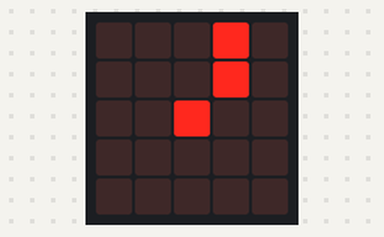
Simulated run of this program. Board: BBC micro:bit running MicroPython. Parts: the board's 5×5 LED display.

Above: at 0.1 s.
At 5.1 s:
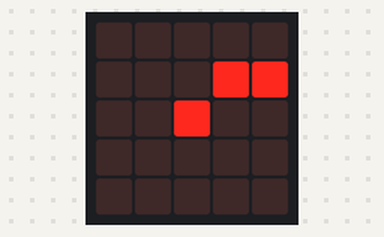
At 10.1 s:
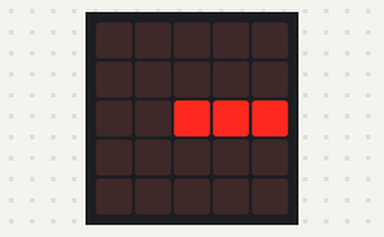
At 15.1 s:
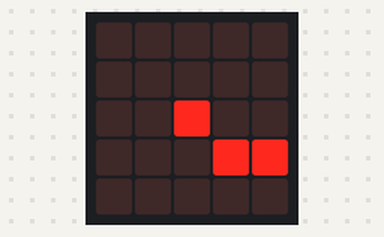
At 25.1 s:
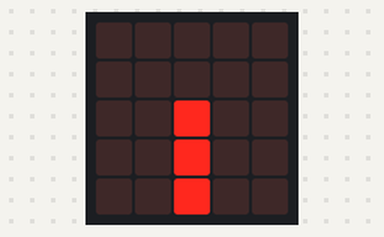
At 35.1 s:
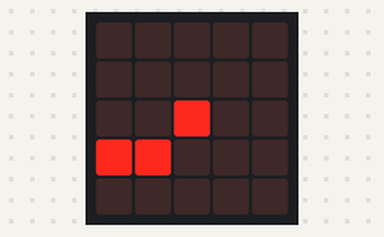

The program:

lol.py
```python
import microbit

counter = 0
while True:
    counter += 1
    if counter <= 50 :
        microbit.display.show(microbit.Image.CLOCK1)
    elif counter <= 100 :
        microbit.display.show(microbit.Image.CLOCK2)
    elif counter <= 150 :
        microbit.display.show(microbit.Image.CLOCK3)
    elif counter <= 200 :
        microbit.display.show(microbit.Image.CLOCK4)
    elif counter <= 250 :
        microbit.display.show(microbit.Image.CLOCK5)
    elif counter <= 300 :
        microbit.display.show(microbit.Image.CLOCK6)
    elif counter <= 350 :
        microbit.display.show(microbit.Image.CLOCK7)
    elif counter <= 400 :
        microbit.display.show(microbit.Image.CLOCK8)
    elif counter <= 450 :
        microbit.display.show(microbit.Image.CLOCK9)
    elif counter <= 500 :
        microbit.display.show(microbit.Image.CLOCK10)
    elif counter <= 550 :
        microbit.display.show(microbit.Image.CLOCK11)
    elif counter <= 600 :
        microbit.display.show(microbit.Image.CLOCK12)
    else :
        counter = 0
    microbit.sleep(100)
```

Measured:
- what the display in image 1 shows lasts 5.0 s, from 5.0 s to 10.0 s
